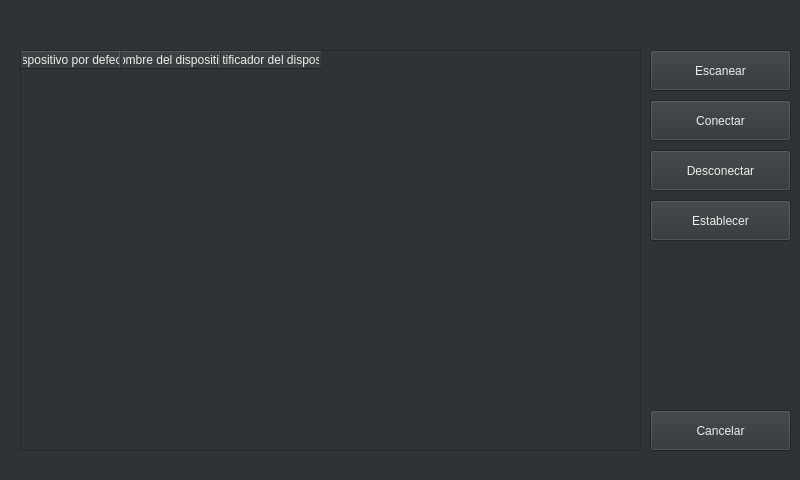
<?xml version="1.0" encoding="UTF-8"?>
<ui version="4.0">
 <class>BluetoothWindow</class>
 <widget class="QWidget" name="BluetoothWindow">
  <property name="geometry">
   <rect>
    <x>0</x>
    <y>0</y>
    <width>800</width>
    <height>480</height>
   </rect>
  </property>
  <property name="minimumSize">
   <size>
    <width>800</width>
    <height>480</height>
   </size>
  </property>
  <property name="maximumSize">
   <size>
    <width>800</width>
    <height>480</height>
   </size>
  </property>
  <property name="windowTitle">
   <string>Settings</string>
  </property>
  <property name="styleSheet">
   <string notr="true">background-color: rgb(46, 52, 54); color: rgb(238, 238, 236);</string>
  </property>
  <widget class="QPushButton" name="pushButtonCancel">
    <property name="geometry">
     <rect>
      <x>650</x>
      <y>410</y>
      <width>141</width>
      <height>41</height>
     </rect>
    </property>
    <property name="text">
     <string>Cancelar</string>
    </property>
   </widget>
   <widget class="QPushButton" name="pushButtonDisconnect">
    <property name="geometry">
     <rect>
      <x>650</x>
      <y>150</y>
      <width>141</width>
      <height>41</height>
     </rect>
    </property>
    <property name="text">
     <string>Desconectar</string>
    </property>
   </widget>
   <widget class="QPushButton" name="pushButtonConnect">
    <property name="geometry">
     <rect>
      <x>650</x>
      <y>100</y>
      <width>141</width>
      <height>41</height>
     </rect>
    </property>
    <property name="text">
     <string>Conectar</string>
    </property>
   </widget>
   <widget class="QPushButton" name="pushButtonDefault">
    <property name="geometry">
     <rect>
      <x>650</x>
      <y>200</y>
      <width>141</width>
      <height>41</height>
     </rect>
    </property>
    <property name="text">
     <string>Establecer</string>
    </property>
   </widget>
   <widget class="QTableWidget" name="tableWidget">
    <property name="geometry">
     <rect>
      <x>20</x>
      <y>50</y>
      <width>621</width>
      <height>401</height>
     </rect>
    </property>
    <column>
     <property name="text">
      <string>Dispositivo por defecto</string>
     </property>
    </column>
    <column>
     <property name="text">
      <string>Nombre del dispositivo</string>
     </property>
    </column>
    <column>
     <property name="text">
      <string>Identificador del dispositivo</string>
     </property>
    </column>
   </widget>
   <widget class="QPushButton" name="pushButtonScan">
    <property name="geometry">
     <rect>
      <x>650</x>
      <y>50</y>
      <width>141</width>
      <height>41</height>
     </rect>
    </property>
    <property name="text">
     <string>Escanear</string>
    </property>
   </widget>
 </widget>
 <resources/>
 <connections/>
</ui>
